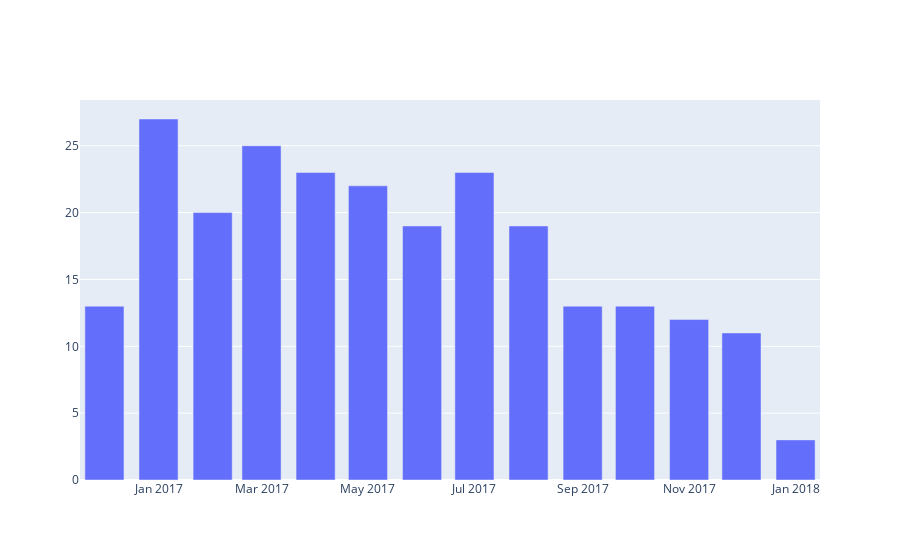

Notebook code for this chart:
### Code cell
x, y = transpose_list_of_tuples(posts_by_month)
data = [go.Bar(x=x, y=y)]
plotly.offline.iplot(data, filename='post-frequency')

### Figure 1 — Plotly figure (JSON) as saved in the notebook; plotly's stock layout.template omitted (floating-point values rounded to 4 significant figures)
{"data": [{"type": "bar", "x": ["2018-1", "2017-12", "2017-11", "2017-10", "2017-9", "2017-8", "2017-7", "2017-6", "2017-5", "2017-4", "2017-3", "2017-2", "2017-1", "2016-12"], "y": [3, 11, 12, 13, 13, 19, 23, 19, 22, 23, 25, 20, 27, 13]}], "layout": {}}
